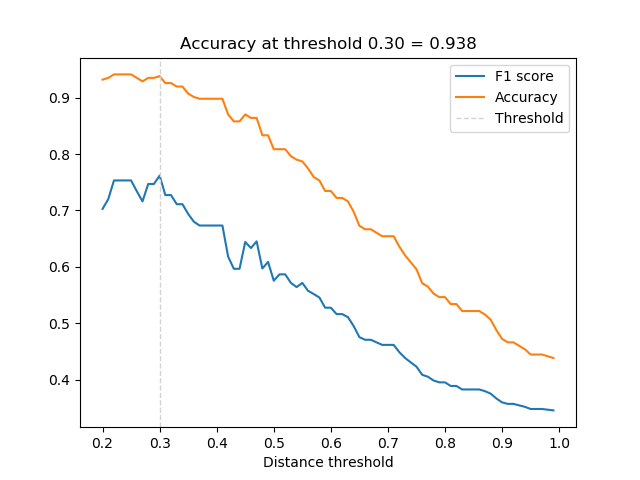

The Python source for this figure:
from sklearn.metrics import f1_score, accuracy_score
import numpy as np
from app import load_metadata
import matplotlib.pyplot as plt

IMAGE_DIR = './images/'
metadata = load_metadata(IMAGE_DIR)
distances = [] # squared L2 distance between pairs
identical = [] # 1 if same identity, 0 otherwise
embedded = np.load('embedded.npy')

def distance(emb1, emb2):
        return np.sum(np.square(emb1 - emb2))


num = len(metadata)

for i in range(num - 1):
	for j in range(1, num):
		distances.append(distance(embedded[i], embedded[j]))
		identical.append(1 if metadata[i].name == metadata[j].name else 0)

distances = np.array(distances)
identical = np.array(identical)

thresholds = np.arange(0.2, 1.0, 0.01)

f1_scores = [f1_score(identical, distances < t) for t in thresholds]
acc_scores = [accuracy_score(identical, distances < t) for t in thresholds]

opt_idx = np.argmax(f1_scores) 
opt_tau = thresholds[opt_idx] 
opt_acc = accuracy_score(identical, distances < opt_tau)
print(opt_tau)
# plt.figure(figsize=(8,3))
plt.plot(thresholds, f1_scores, label='F1 score')
plt.plot(thresholds, acc_scores, label='Accuracy')
plt.axvline(x=opt_tau, linestyle='--', lw=1, c='lightgrey', label='Threshold')
plt.title(f'Accuracy at threshold {opt_tau:.2f} = {opt_acc:.3f}')
plt.xlabel('Distance threshold')

plt.legend()
plt.show()
